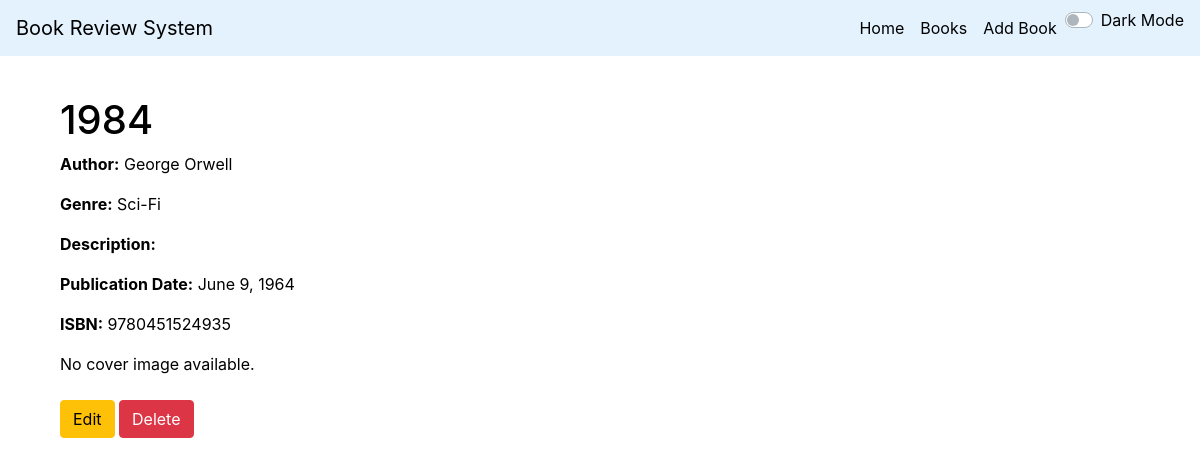
The page /books/10/ on the database its author committed.
### core/models.py (models this page shows, shortened)
class Book(models.Model):
    GENRE_CHOICE = [
    ('Fiction', 'Fiction'),
    ('Non-Fiction', 'Non-Fiction'),
    ('Sci-Fi', 'Science Fiction'),
    ('Mystery', 'Mystery'),
    ('Fantasy', 'Fantasy'),
    ]
    title = models.CharField(max_length=200)
    author = models.CharField(max_length=200)
    isbn = models.IntegerField(unique=True)
    genre = models.CharField(max_length=200, choices=GENRE_CHOICE)
    publication_date = models.DateField()
    rating = models.DecimalField( max_digits=5, decimal_places=2, default=0.0)

### core/views.py (the view)
# urls.py: path('books/<int:pk>/', BookDetailView.as_view(), name='book_detail'),
class BookDetailView(TemplateView):
    template_name = 'core/book_details.html'
    def get_context_data(self, **kwargs):
        context = super().get_context_data(**kwargs)
        pk = kwargs.get('pk')
        context['book'] = Book.objects.get(pk=pk)
        return context

### core/templates/core/book_details.html (shortened to what this page needs)
{% extends 'core/base.html' %}
{% block body %}
<div class="container mt-4">
    <h1 id="book-title">{{ book.title }}</h1>
    <p><strong>Author:</strong> <span id="book-author">{{ book.author }}</span></p>
    <p><strong>Genre:</strong> <span id="book-genre">{{ book.genre }}</span></p>
    <p><strong>Description:</strong> </p>
    <p><strong>Publication Date:</strong> <span id="book-publication-date">{{ book.publication_date }}</span></p>
    <p><strong>ISBN:</strong> <span id="book-isbn">{{ book.isbn }}</span></p>
    {% if book.cover_image %}
    <img id="book-cover-image" src="{{ book.cover_image.url }}" alt="{{ book.title }}" class="img-fluid">
    {% else %}
    <p>No cover image available.</p>
    {% endif %}
    <div class="mt-4">
        <a href="{% url 'edit_book' book.pk %}" class="btn btn-warning">Edit</a>
        <a href="{% url 'delete_book' book.pk %}" class="btn btn-danger">Delete</a>
    </div>
</div>
{% endblock %}

### core/static/core/css/styles.css (style rules this page uses)
body { background-color: #ffffff; color: #000000; }
body { transition: background-color 0.3s, color 0.3s; }
.btn-warning { background-color: #ffc107; border-color: #ffc107; color: #000000; }
.btn-danger { background-color: #dc3545; border-color: #dc3545; color: #ffffff; }

### rows shown on the page
Book: title "1984", author "George Orwell", genre "Sci-Fi", publication_date "June 9, 1964", isbn "9780451524935"
